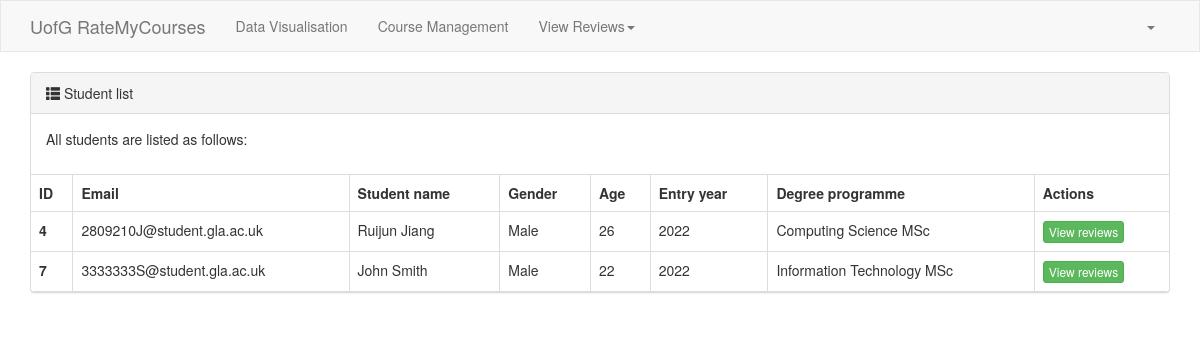
/student-list/ (signed in), run on an earlier commit of the app's database.
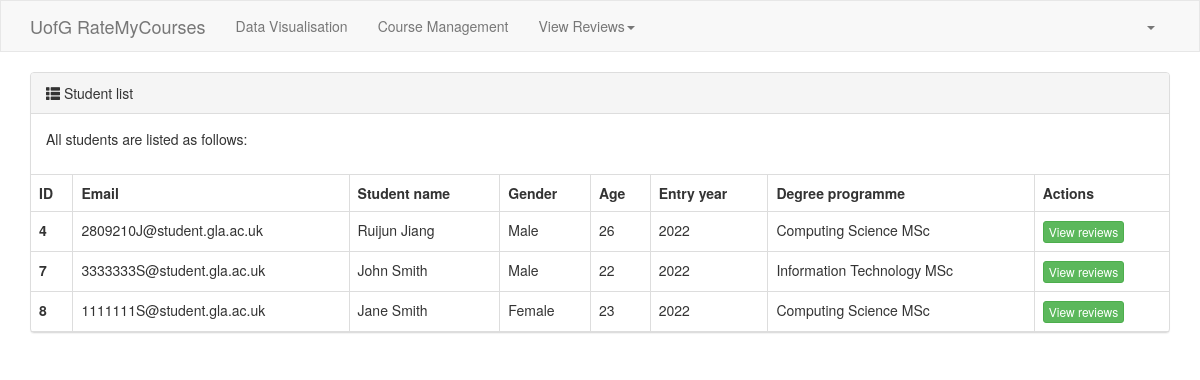
And on a later commit of the database.
### rmc/models.py (models this page shows, shortened)
class Student(models.Model):
    email = models.CharField(verbose_name="Email", max_length=64, null=True, blank=True)
    name = models.CharField(verbose_name="Name", max_length=32)
    password = models.CharField(verbose_name="Password", max_length=64)
    gender_choices = (
        (1, "Male"),
        (2, "Female"),
    )
    gender = models.SmallIntegerField(verbose_name="Gender", choices=gender_choices)
    age = models.IntegerField(verbose_name="Age")
    entry_date = models.DateField(verbose_name="Date of entry")
    degree_programme = models.ForeignKey(to="DegreeProgramme", to_field="name", on_delete=models.CASCADE)

class DegreeProgramme(models.Model):
    name = models.CharField(verbose_name="Degree programme name", max_length=32, unique=True)
    level_choices = (
        (1, "Undergraduate"),
        (2, "Postgraduate"),
    )
    level = models.SmallIntegerField(verbose_name="Level", choices=level_choices)

### rmc/views.py (the view)
# urls.py: path("student-list/", views.student_list),
def student_list(request):
    students = models.Student.objects.all()
    students_review = models.CourseReview.objects.all().values("student_id").distinct()
    pagination_object = Pagination(request, students)
    contents = {
        "students_review": students_review,
        "queryset": pagination_object.queryset_page,
        "tpl_pagination_navbar": pagination_object.tpl(),
    }
    return render(request, "student-list.html", contents)

### rmc/templates/student-list.html
{% extends "layout.html" %}
{% block content %}
    <div class="container">
        <div>
            <div class="panel panel-default">
                <div class="panel-heading">
                    <span class="glyphicon glyphicon-th-list" aria-hidden="true"></span>
                    Student list
                </div>
                <div class="panel-body">
                    <p>All students are listed as follows:</p>
                </div>
                <table class="table table-bordered">
                    <thead>
                    <tr>
                        <th>ID</th>
                        <th>Email</th>
                        <th>Student name</th>
                        <th>Gender</th>
                        <th>Age</th>
                        <th>Entry year</th>
                        <th>Degree programme</th>
                        <th>Actions</th>
                    </tr>
                    </thead>
                    <tbody>
                    {% for obj in queryset %}
                        <tr>
                            {% for student in students_review %}
                                {% if student.student_id == obj.id %}
                                    <th scope="row">{{ obj.id }}</th>
                                    <td>{{ obj.email }}</td>
                                    <td>{{ obj.name }}</td>
                                    <td>{{ obj.get_gender_display }}</td>
                                    <td>{{ obj.age }}</td>
                                    <td>{{ obj.entry_date|date:"Y" }}</td>
                                    <td>{{ obj.degree_programme.name }}</td>
                                    <td>
                                        <a class="btn btn-success btn-xs" href="/{{ obj.id }}/view-reviews-student/">View reviews</a>
                                    </td>
                                {% endif %}
                            {% endfor %}
                        </tr>
                    {% endfor %}
                    </tbody>
                </table>
            </div>
        </div>
    </div>
{% endblock %}

What changed in the data, as far as the page shows it:
now on this page (row edited): Student: id "8", email "1111111S@student.gla.ac.uk", name "Jane Smith", gender "Female", age "23", entry_date "2022", degree_programme.name "Computing Science MSc"
